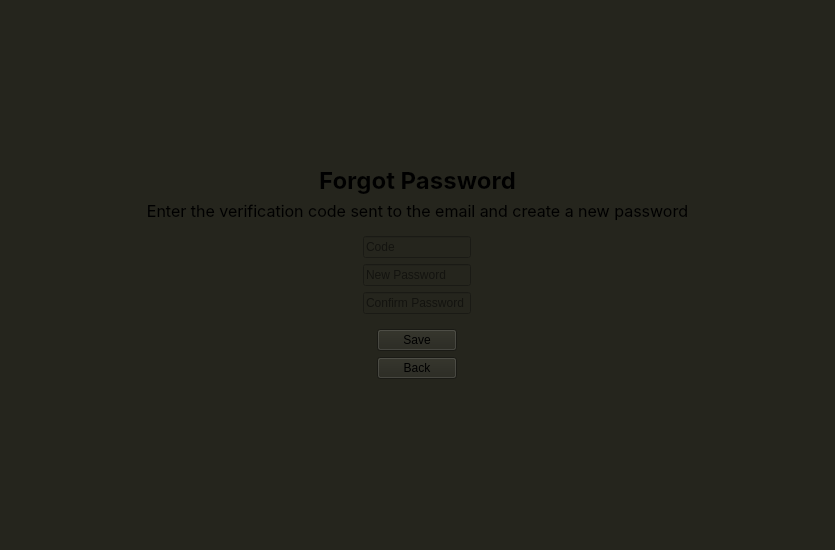
<?xml version="1.0" encoding="UTF-8"?>
<ui version="4.0">
 <class>EnterCodeNewPass</class>
 <widget class="QWidget" name="EnterCodeNewPass">
  <property name="geometry">
   <rect>
    <x>0</x>
    <y>0</y>
    <width>835</width>
    <height>550</height>
   </rect>
  </property>
  <property name="windowTitle">
   <string>Form</string>
  </property>
  <property name="styleSheet">
   <string notr="true">QWidget{background-color: rgb(37, 37, 29);}
QFrame{border: none;}</string>
  </property>
  <layout class="QVBoxLayout" name="verticalLayout">
   <item alignment="Qt::AlignmentFlag::AlignBottom">
    <widget class="QFrame" name="frame">
     <property name="frameShape">
      <enum>QFrame::Shape::StyledPanel</enum>
     </property>
     <property name="frameShadow">
      <enum>QFrame::Shadow::Raised</enum>
     </property>
     <layout class="QVBoxLayout" name="verticalLayout_2">
      <property name="bottomMargin">
       <number>9</number>
      </property>
      <item alignment="Qt::AlignmentFlag::AlignHCenter|Qt::AlignmentFlag::AlignBottom">
       <widget class="QLabel" name="label">
        <property name="sizePolicy">
         <sizepolicy hsizetype="Preferred" vsizetype="Maximum">
          <horstretch>0</horstretch>
          <verstretch>0</verstretch>
         </sizepolicy>
        </property>
        <property name="font">
         <font>
          <family>Inter</family>
          <pointsize>18</pointsize>
          <bold>true</bold>
         </font>
        </property>
        <property name="text">
         <string>Forgot Password</string>
        </property>
        <property name="alignment">
         <set>Qt::AlignmentFlag::AlignBottom|Qt::AlignmentFlag::AlignHCenter</set>
        </property>
       </widget>
      </item>
      <item>
       <widget class="QLabel" name="label_2">
        <property name="sizePolicy">
         <sizepolicy hsizetype="Preferred" vsizetype="Maximum">
          <horstretch>0</horstretch>
          <verstretch>0</verstretch>
         </sizepolicy>
        </property>
        <property name="font">
         <font>
          <family>Inter</family>
          <pointsize>12</pointsize>
          <bold>false</bold>
         </font>
        </property>
        <property name="text">
         <string>Enter the verification code sent to the email and create a new password</string>
        </property>
        <property name="alignment">
         <set>Qt::AlignmentFlag::AlignBottom|Qt::AlignmentFlag::AlignHCenter</set>
        </property>
       </widget>
      </item>
     </layout>
    </widget>
   </item>
   <item alignment="Qt::AlignmentFlag::AlignHCenter">
    <widget class="QLineEdit" name="codeInputLineEdit">
     <property name="placeholderText">
      <string>Code</string>
     </property>
    </widget>
   </item>
   <item alignment="Qt::AlignmentFlag::AlignHCenter">
    <widget class="QLineEdit" name="newPassLineEdit">
     <property name="placeholderText">
      <string>New Password</string>
     </property>
    </widget>
   </item>
   <item alignment="Qt::AlignmentFlag::AlignHCenter">
    <widget class="QLineEdit" name="confirmPassLineEdit">
     <property name="placeholderText">
      <string>Confirm Password</string>
     </property>
    </widget>
   </item>
   <item alignment="Qt::AlignmentFlag::AlignTop">
    <widget class="QFrame" name="frame_2">
     <property name="frameShape">
      <enum>QFrame::Shape::StyledPanel</enum>
     </property>
     <property name="frameShadow">
      <enum>QFrame::Shadow::Raised</enum>
     </property>
     <layout class="QVBoxLayout" name="verticalLayout_3">
      <property name="topMargin">
       <number>9</number>
      </property>
      <item alignment="Qt::AlignmentFlag::AlignHCenter">
       <widget class="QPushButton" name="saveBtn">
        <property name="text">
         <string>Save</string>
        </property>
       </widget>
      </item>
      <item alignment="Qt::AlignmentFlag::AlignHCenter">
       <widget class="QPushButton" name="backBtn">
        <property name="text">
         <string>Back</string>
        </property>
       </widget>
      </item>
     </layout>
    </widget>
   </item>
  </layout>
 </widget>
 <resources/>
 <connections/>
</ui>
